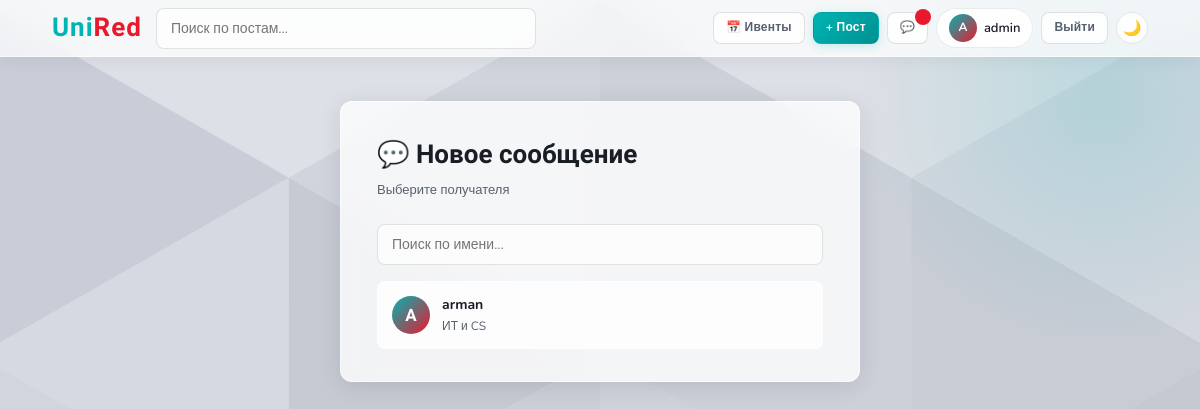
/messages/new (signed in), run on an earlier commit of the app's database.
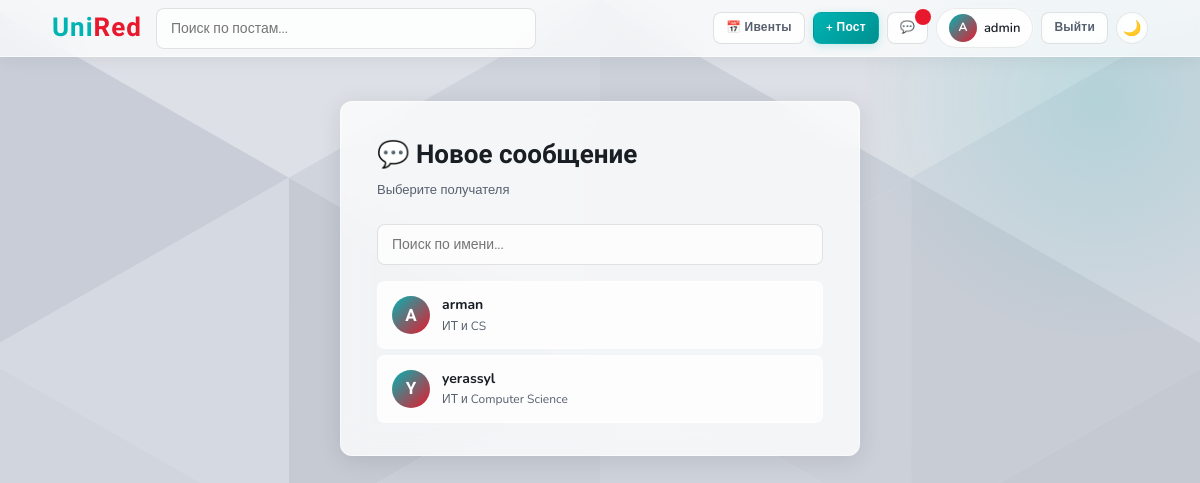
And on a later commit of the database.
### tables this page shows
CREATE TABLE users (
            id INTEGER PRIMARY KEY AUTOINCREMENT,
            username TEXT UNIQUE NOT NULL,
            email TEXT UNIQUE NOT NULL,
            password TEXT NOT NULL,
            faculty TEXT DEFAULT '',
            role TEXT DEFAULT 'student',
            created_at TEXT DEFAULT (datetime('now'))
        , bio TEXT DEFAULT '');

### unired/app.py (the view)
@app.route('/messages/new')
def new_message():
    user = current_user()
    if not user: return redirect(url_for('login'))
    conn = get_db()
    users = conn.execute('SELECT id, username, faculty FROM users WHERE id!=? ORDER BY username', (user['id'],)).fetchall()
    conn.close()
    return render_template('new_message.html', user=user, users=users)

### unired/app.py (called while the page is built)
def get_db():
    conn = sqlite3.connect(DB)
    conn.row_factory = sqlite3.Row
    return conn

def current_user():
    if 'user_id' in session:
        conn = get_db()
        user = conn.execute('SELECT * FROM users WHERE id=?', (session['user_id'],)).fetchone()
        conn.close()
        return user
    return None

### unired/templates/new_message.html (shortened to what this page needs)
{% extends "base.html" %}
{% block content %}
<div class="form-page" style="max-width:560px">
  <div class="form-card">
    <div class="form-title">💬 Новое сообщение</div>
    <div class="form-sub">Выберите получателя</div>
    <input type="text" id="search-user" placeholder="Поиск по имени..." oninput="filterUsers(this.value)" style="margin-bottom:16px">
    <div id="user-list" style="display:flex;flex-direction:column;gap:6px;max-height:400px;overflow-y:auto">
      {% for u in users %}
      <a href="/messages/{{ u.id }}" class="user-row" data-name="{{ u.username.lower() }}">
        <div style="width:38px;height:38px;border-radius:50%;background:linear-gradient(135deg,var(--teal),var(--accent));color:#fff;font-family:'Rajdhani',sans-serif;font-size:17px;font-weight:700;display:flex;align-items:center;justify-content:center;flex-shrink:0">{{ u.username[0].upper() }}</div>
        <div>
          <div style="font-weight:700;font-size:14px;color:var(--text)">{{ u.username }}</div>
          {% if u.faculty %}<div style="font-size:12px;color:var(--muted)">{{ u.faculty }}</div>{% endif %}
        </div>
      </a>
      {% else %}
      <p style="color:var(--muted);text-align:center;padding:20px">Нет других пользователей</p>
      {% endfor %}
    </div>
  </div>
</div>
{% endblock %}

What changed in the data, as far as the page shows it:
added users: username "Y", username "yerassyl", faculty "ИТ и Computer Science"
